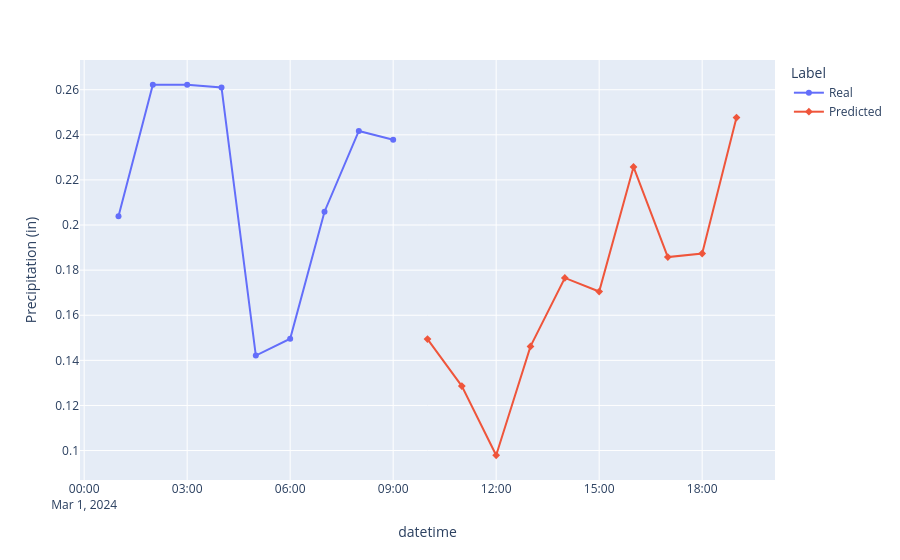

The notebook cell this image was saved under:
### Code cell
# Display the graph
graph.show()

### Figure 1 — Plotly figure (JSON) as saved in the notebook; plotly's stock layout.template omitted (floating-point values rounded to 4 significant figures)
{"data": [{"hovertemplate": "Label=Real<br>datetime=%{x}<br>Precipitation (in)=%{y:.4f}<extra></extra>", "legendgroup": "Real", "line": {"color": "#636efa", "dash": "solid"}, "marker": {"symbol": "circle"}, "mode": "markers+lines", "name": "Real", "orientation": "v", "showlegend": true, "type": "scatter", "x": ["2024-03-01T09:00:00", "2024-03-01T08:00:00", "2024-03-01T07:00:00", "2024-03-01T06:00:00", "2024-03-01T05:00:00", "2024-03-01T04:00:00", "2024-03-01T03:00:00", "2024-03-01T02:00:00", "2024-03-01T01:00:00"], "xaxis": "x", "y": [0.2378, 0.2417, 0.2059, 0.1496, 0.1421, 0.261, 0.2622, 0.2622, 0.2039], "yaxis": "y"}, {"hovertemplate": "Label=Predicted<br>datetime=%{x}<br>Precipitation (in)=%{y:.4f}<extra></extra>", "legendgroup": "Predicted", "line": {"color": "#EF553B", "dash": "solid"}, "marker": {"symbol": "diamond"}, "mode": "markers+lines", "name": "Predicted", "orientation": "v", "showlegend": true, "type": "scatter", "x": ["2024-03-01T10:00:00", "2024-03-01T11:00:00", "2024-03-01T12:00:00", "2024-03-01T13:00:00", "2024-03-01T14:00:00", "2024-03-01T15:00:00", "2024-03-01T16:00:00", "2024-03-01T17:00:00", "2024-03-01T18:00:00", "2024-03-01T19:00:00"], "xaxis": "x", "y": [0.1494, 0.1286, 0.09792, 0.1462, 0.1765, 0.1705, 0.2258, 0.1858, 0.1874, 0.2477], "yaxis": "y"}], "layout": {"autosize": true, "legend": {"title": {"text": "Label"}, "tracegroupgap": 0}, "margin": {"t": 60}, "xaxis": {"anchor": "y", "autorange": true, "domain": [0, 1], "range": ["2024-02-29 23:50:12.5326", "2024-03-01 20:09:47.4674"], "title": {"text": "datetime"}, "type": "date"}, "yaxis": {"anchor": "x", "autorange": true, "domain": [0, 1], "range": [0.0852, 0.2749], "title": {"text": "Precipitation (in)"}, "type": "linear"}}}
